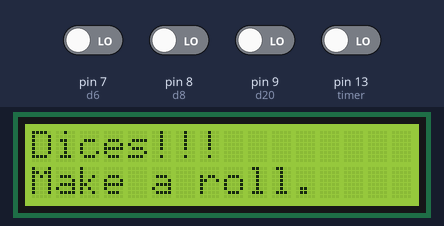
Recording of a sketch running on a simulated Arduino Uno, built with avr-gcc and run on an emulated ATmega328P. Shown: 16×2 character LCD. The inputs (shaded band) are chosen by the test bench; at power-on: pin 7 (d6), pin 8 (d8), pin 9 (d20), pin 13 (timer) LOW. Random numbers use the default seed unless the sketch sets one.

Above: at 1.2 s.
1.3 s: pin 7 (d6) driven HIGH
At 1.47 s:
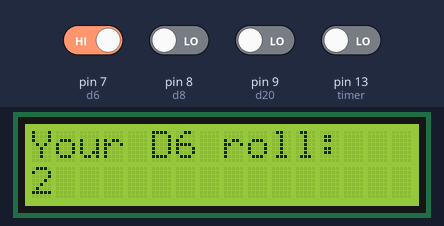
3.2 s: pin 7 (d6) driven LOW and pin 13 (timer) driven HIGH
At 3.8 s:
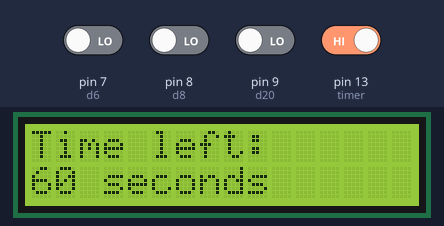
At 55.1 s:
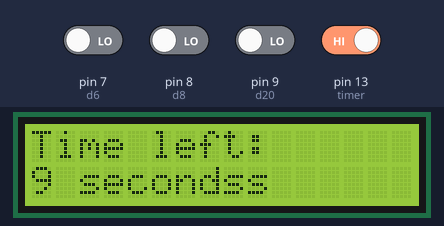
Timing chart, 0 to 56.6 s (numbered marks = the images above; inputs shaded):
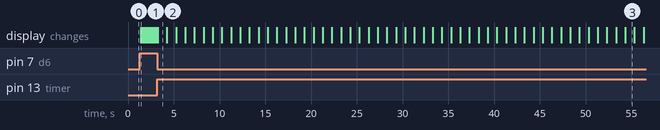

Measured:
- after the input at 1.3 s, the display: changes after 0.07 s (image 1)
- what the display in image 2 shows lasts 1.0 s, from 3.3 s to 4.3 s

The sketch:

dices.ino
```cpp
//Dices!!! for Arduino
#include <LiquidCrystal.h>
LiquidCrystal lcd(12,11,5,4,3,2);

const int d6 = 7;
const int d8 = 8;
const int d20 = 9;
const int timer = 13;
int dice;
bool timerGo = false;
int timeLeft = 60;


void setup() {
    //LCD
    lcd.begin(16,2);
    lcd.print("Dices!!!");
    lcd.setCursor(0,1);
    lcd.print("Make a roll.");

    //Dice buttons
    pinMode(d6, INPUT);
    pinMode(d8, INPUT);
    pinMode(d20, INPUT);
    pinMode(timer, INPUT);
}

void loop() {
  if(timerGo == true){
    if(timeLeft == 0) {
      lcd.clear();
      lcd.setCursor(0,0);
      lcd.print("Your timer is finished.");
      lcd.setCursor(0,1);
      lcd.print("Make a roll!");
      timerGo = false;
      timeLeft = 60;
    }
    else {
      timeLeft--;
      lcd.setCursor(0,1);
      lcd.print(timeLeft);
      lcd.print(" seconds");
      delay(1000);
    }

  }
  else {
    if(digitalRead(d6) == HIGH || digitalRead(d8) == HIGH || digitalRead(d20) == HIGH){
      if(digitalRead(d6) == HIGH) {
        dice = 6;
      }
      else if(digitalRead(d8) == HIGH) {
        dice = 8;
      }
      else if(digitalRead(d20) == HIGH) {
        dice = 20;
      }
      int roll = random(dice)+1;
      lcd.clear();
      lcd.setCursor(0,0);
      lcd.print("Your D");
      lcd.print(dice);
      lcd.print(" roll:");
      lcd.setCursor(0,1);
      lcd.print(roll);
      delay(100);
    }
    else if(digitalRead(timer) == HIGH) {
      timerGo = true;
      lcd.clear();
      lcd.setCursor(0,0);
      lcd.print("Time left:");
      lcd.setCursor(0,1);
      lcd.print(timeLeft);
      lcd.print(" seconds");
      delay(1000);
    }
    else {
      delay(100);
    }
  }

}
```
